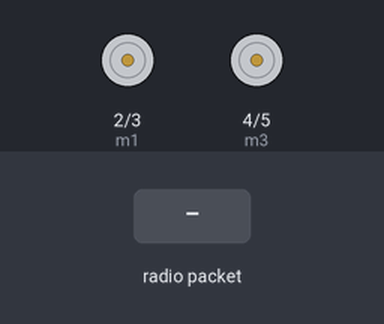
This sketch was run on a simulated Arduino Uno, built with avr-gcc and run on an emulated ATmega328P. Shown: motor-driver pin pairs drawn as motors (green arrow = first pin HIGH = forward, orange = second pin HIGH = backward, longer = more drive, scaled by the enable pin). The test bench sets the inputs (shaded band). No radio packets arrive unless stated.

Above: at 1.2 s.
1.3 s: radio packet "forward" arrives
At 2.3 s:
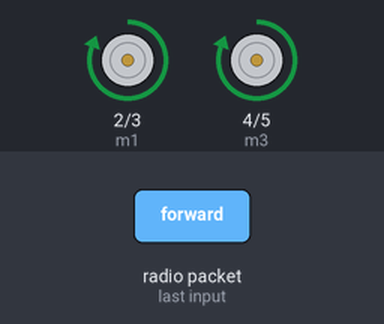
2.8 s: radio packet "backward" arrives
At 3.5 s:
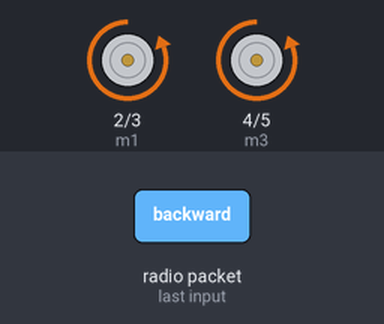
4.3 s: radio packet "left" arrives
At 4.6 s:
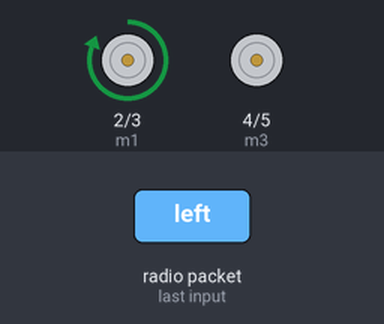
5.8 s: radio packet "right" arrives
At 6.9 s:
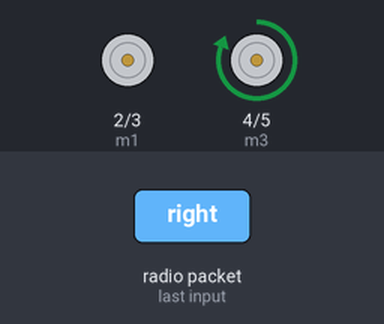
7.3 s: radio packet "stop" arrives
At 8.1 s:
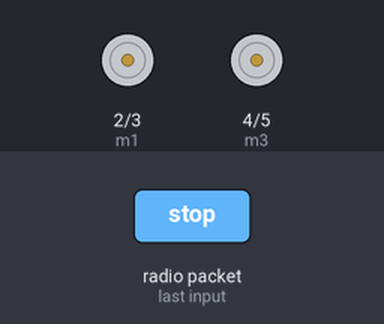
Timing chart, 0 to 9.8 s (numbered marks = the images above; inputs shaded):
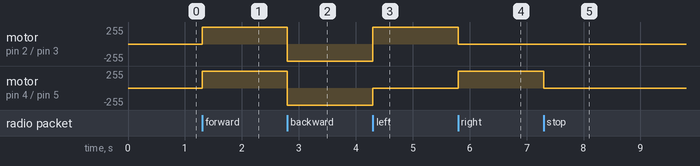

The sketch:

finalr.ino
```cpp
#include <VirtualWire.h>

#define m1 2
#define m2 3
#define m3 4
#define m4 5
#define enA 6
#define enB 7
#define rfRxPin 11

bool motorsActivated = false;
unsigned long lastCommandTime = 0;
const unsigned long commandDelay = 500; // Delay between commands in milliseconds

enum MotorState {
    STOPPED,
    FORWARD,
    BACKWARD,
    LEFT,
    RIGHT
};

MotorState currentMotorState = STOPPED;

void setup() {
    vw_set_rx_pin(rfRxPin);
    vw_setup(2000);
    pinMode(m1, OUTPUT);
    pinMode(m2, OUTPUT);
    pinMode(m3, OUTPUT);
    pinMode(m4, OUTPUT);
    pinMode(enA, OUTPUT);
    pinMode(enB, OUTPUT);

    digitalWrite(enA, HIGH); // Enable motor driver A
    digitalWrite(enB, HIGH); // Enable motor driver B

    Serial.begin(9600);
    vw_rx_start();
}

void loop() {
    uint8_t buf[VW_MAX_MESSAGE_LEN];
    uint8_t buflen = VW_MAX_MESSAGE_LEN;

    if (vw_get_message(buf, &buflen)) {
        buf[buflen] = '\0'; // Null-terminate the received message
        String receivedCommand = (char *)buf;

        if (millis() - lastCommandTime >= commandDelay) {
            if (receivedCommand == "forward") {
                currentMotorState = FORWARD;
            }
            else if (receivedCommand == "backward") {
                currentMotorState = BACKWARD;
            }
            else if (receivedCommand == "left") {
                currentMotorState = LEFT;
            }
            else if (receivedCommand == "right") {
                currentMotorState = RIGHT;
            }
            else if (receivedCommand == "stop") {
                currentMotorState = STOPPED;
            }

            lastCommandTime = millis();
        }
    }

    updateMotors();
}

void updateMotors() {
    switch (currentMotorState) {
        case STOPPED:
            stopMotors();
            break;
        case FORWARD:
            moveForward();
            break;
        case BACKWARD:
            moveBackward();
            break;
        case LEFT:
            turnLeft();
            break;
        case RIGHT:
            turnRight();
            break;
    }
}

void moveForward() {
    digitalWrite(m1, HIGH);
    digitalWrite(m2, LOW);
    digitalWrite(m3, HIGH);
    digitalWrite(m4, LOW);
}

void moveBackward() {
    digitalWrite(m1, LOW);
    digitalWrite(m2, HIGH);
    digitalWrite(m3, LOW);
    digitalWrite(m4, HIGH);
}

void turnLeft() {
    digitalWrite(m1, HIGH);
    digitalWrite(m2, LOW);
    digitalWrite(m3, LOW);
    digitalWrite(m4, LOW);
}

void turnRight() {
    digitalWrite(m1, LOW);
    digitalWrite(m2, LOW);
    digitalWrite(m3, HIGH);
    digitalWrite(m4, LOW);
}

void stopMotors() {
    digitalWrite(m1, LOW);
    digitalWrite(m2, LOW);
    digitalWrite(m3, LOW);
    digitalWrite(m4, LOW);
}
```

Measured:
- after the input at 1.3 s, motor on pin 2 (m1) / pin 3 (m2), motor on pin 4 (m3) / pin 5 (m4): stopped → forward 255/255 at once
- after the input at 2.8 s, motor on pin 2 (m1) / pin 3 (m2), motor on pin 4 (m3) / pin 5 (m4): forward 255/255 → backward 255/255 at once
- after the input at 4.3 s, motor on pin 2 (m1) / pin 3 (m2): backward 255/255 → forward 255/255 at once; motor on pin 4 (m3) / pin 5 (m4): backward 255/255 → stopped at once
- after the input at 5.8 s, motor on pin 2 (m1) / pin 3 (m2): forward 255/255 → stopped at once; motor on pin 4 (m3) / pin 5 (m4): stopped → forward 255/255 at once
- after the input at 7.3 s, motor on pin 4 (m3) / pin 5 (m4): forward 255/255 → stopped at once
